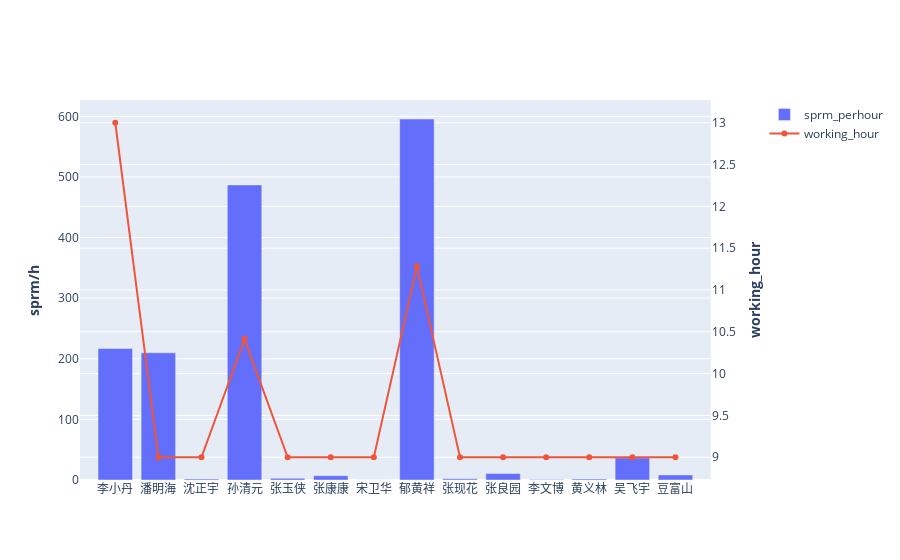

Notebook code cell kept with this figure:
### Code cell
import plotly.express as px
import plotly.graph_objects as go
from plotly.subplots import make_subplots
def plot_data(coach, riqi, site):
    data = coach[coach['station_name'].str.contains(site)]
    data = coach[coach['inc_day'] == riqi].drop_duplicates()
    data['work_group_name'] = data['work_group_name'].fillna('unknown')
    return data.drop_duplicates()
def plot_(coach, riqi, site):
    fig = make_subplots(specs=[[{"secondary_y": True}]])
    data = plot_data(coach, riqi, site)
    fig.add_trace(go.Bar(
        x = data['worker_name'], y = data['sprm_perhour'], name = 'sprm_perhour'
        ),
        secondary_y = False)
    fig.add_trace(go.Scatter(x = data['worker_name'], y = data['work_hour_in_hour'], name = 'working_hour'),\
        secondary_y = True)
    # fig.update_layout(
    #         title=go.layout.Title(text="工时 & sprm/h; 时间:" + riqi + '\t'+ coach['station_name'][0])
    #         )
    fig.update_yaxes(title_text="<b>sprm/h</b>", secondary_y=False)
    fig.update_yaxes(title_text="<b>working_hour</b>", secondary_y=True)
    return fig

plot_(coach_out, '20211130', 'COA')

### Figure 1 — Plotly figure (JSON) as saved in the notebook; plotly's stock layout.template omitted (floating-point values rounded to 4 significant figures)
{"data": [{"name": "sprm_perhour", "type": "bar", "x": ["李小丹", "潘明海", "沈正宇", "孙清元", "张玉侠", "张康康", "宋卫华", "郁黄祥", "张现花", "张良园", "李文博", "黄义林", "吴飞宇", "豆富山"], "xaxis": "x", "y": [216.9, 209.9, 1.667, 486.9, 2.778, 7.093, 0.1481, 595.6, 2.111, 10.56, 0.8611, 1.694, 36.44, 8.37], "yaxis": "y"}, {"name": "working_hour", "type": "scatter", "x": ["李小丹", "潘明海", "沈正宇", "孙清元", "张玉侠", "张康康", "宋卫华", "郁黄祥", "张现花", "张良园", "李文博", "黄义林", "吴飞宇", "豆富山"], "xaxis": "x", "y": [13, 9, 9, 10.41, 9, 9, 9, 11.28, 9, 9, 9, 9, 9, 9], "yaxis": "y2"}], "layout": {"xaxis": {"anchor": "y", "domain": [0, 0.94]}, "yaxis": {"anchor": "x", "domain": [0, 1], "title": {"text": "<b>sprm/h</b>"}}, "yaxis2": {"anchor": "x", "overlaying": "y", "side": "right", "title": {"text": "<b>working_hour</b>"}}}}
